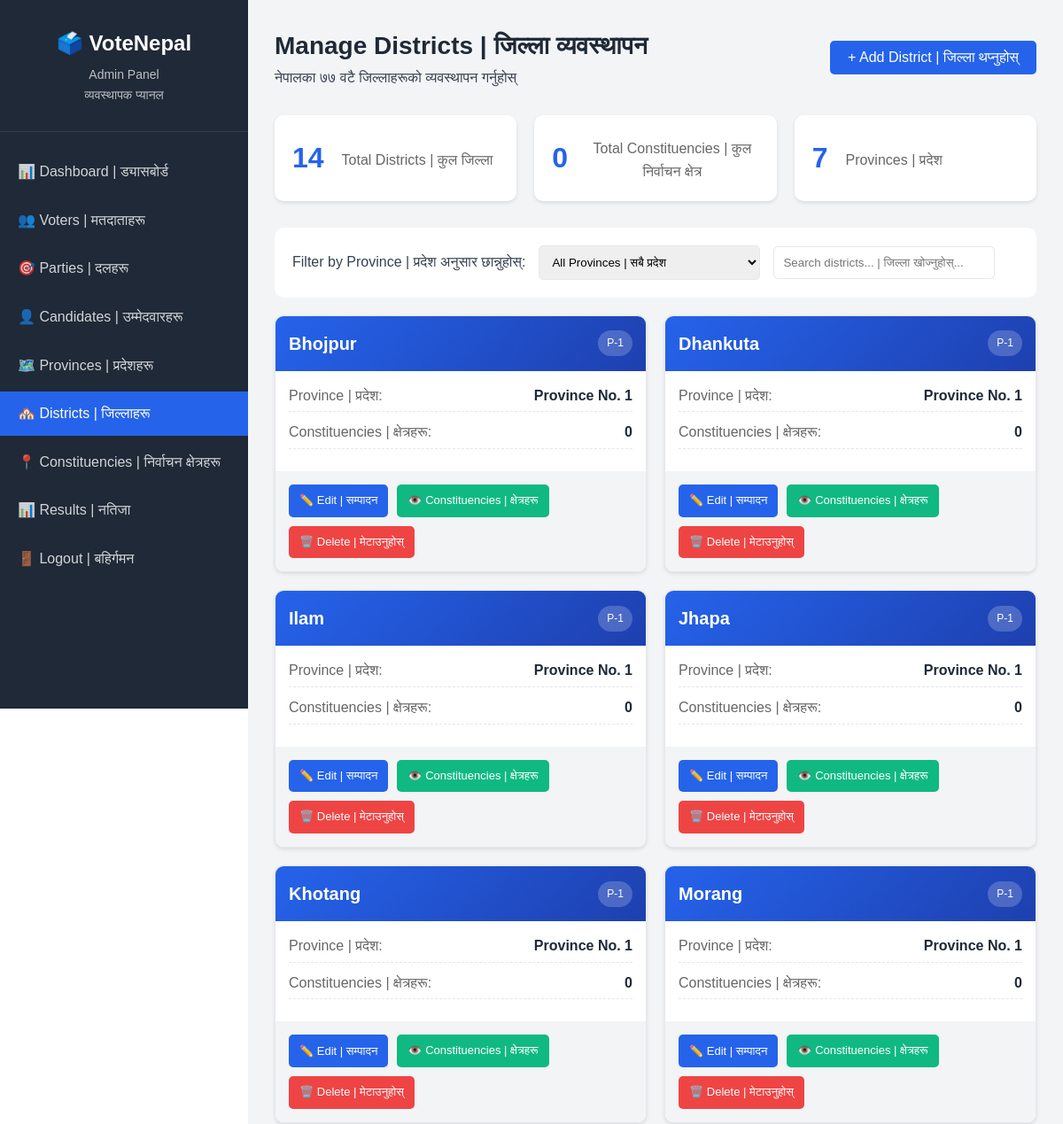
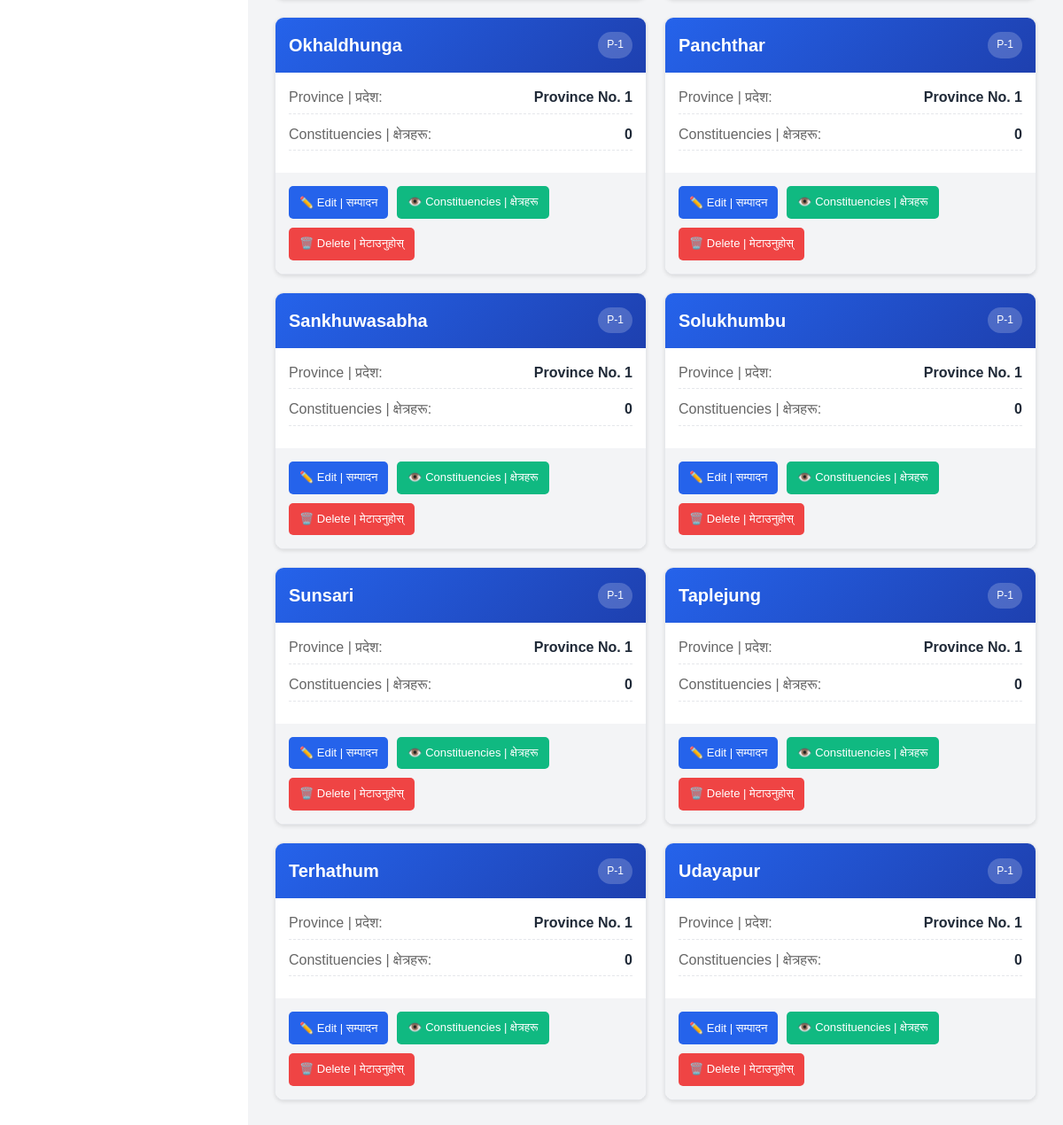
The page /admin/manage_districts.php (signed in) on the database its author committed (2 pictures, top to bottom).
### tables this page shows
CREATE TABLE districts (
    id INT PRIMARY KEY AUTO_INCREMENT,
    province_id INT,
    name VARCHAR(100) NOT NULL,
    FOREIGN KEY (province_id) REFERENCES provinces(id) ON DELETE CASCADE,
    created_at TIMESTAMP DEFAULT CURRENT_TIMESTAMP
);

CREATE TABLE provinces (
    id INT PRIMARY KEY AUTO_INCREMENT,
    name VARCHAR(100) NOT NULL,
    created_at TIMESTAMP DEFAULT CURRENT_TIMESTAMP
);

### admin/manage_districts.php (the view, shortened to what this page needs)
<?php
$db = Database::getInstance()->getConnection();
$filter_province = isset($_GET['province_id']) ? intval($_GET['province_id']) : 0;
$query = "SELECT d.*, p.name as province_name, p.id as province_id,
          (SELECT COUNT(*) FROM constituencies WHERE district_id = d.id) as constituency_count
          FROM districts d
          JOIN provinces p ON d.province_id = p.id";
$query .= " ORDER BY p.id, d.name";
$districts = $db->query($query);
?>
<!DOCTYPE html>
<html lang="en">
<head>
    <link rel="stylesheet" href="../assets/css/style.css">
    <link rel="stylesheet" href="../assets/css/admin.css">
</head>
<body>
    <div class="admin-container">
        <div class="admin-sidebar">
            <div class="sidebar-header">
                <h2>🗳️ VoteNepal</h2>
                <p>Admin Panel</p>
                <p class="nepali-text">व्यवस्थापक प्यानल</p>
            </div>
            <ul class="sidebar-menu">
                <li><a href="dashboard.php">📊 Dashboard | ड्यासबोर्ड</a></li>
                <li><a href="manage_voters.php">👥 Voters | मतदाताहरू</a></li>
                <li><a href="manage_parties.php">🎯 Parties | दलहरू</a></li>
                <li><a href="manage_candidates.php">👤 Candidates | उम्मेदवारहरू</a></li>
                <li><a href="manage_provinces.php">🗺️ Provinces | प्रदेशहरू</a></li>
                <li class="active"><a href="manage_districts.php">🏘️ Districts | जिल्लाहरू</a></li>
                <li><a href="manage_constituencies.php">📍 Constituencies | निर्वाचन क्षेत्रहरू</a></li>
                <li><a href="view_results.php">📊 Results | नतिजा</a></li>
                <li><a href="logout.php">🚪 Logout | बहिर्गमन</a></li>
            </ul>
        </div>
        <div class="admin-content">
            <div class="content-header">
                <div>
                    <h1>Manage Districts | जिल्ला व्यवस्थापन</h1>
                    <p>नेपालका ७७ वटै जिल्लाहरूको व्यवस्थापन गर्नुहोस्</p>
                </div>
                <button class="btn btn-primary" onclick="showAddModal()">
                    + Add District | जिल्ला थप्नुहोस्
                </button>
            </div>
            <?php
            $total_districts = $db->query("SELECT COUNT(*) as total FROM districts")->fetch_assoc()['total'];
            $total_constituencies = $db->query("SELECT COUNT(*) as total FROM constituencies")->fetch_assoc()['total'];
            ?>
            <div class="stats-cards">
                <div class="stat-card">
                    <div class="stat-number"><?php echo $total_districts; ?></div>
                    <div class="stat-label">Total Districts | कुल जिल्ला</div>
                </div>
                <div class="stat-card">
                    <div class="stat-number"><?php echo $total_constituencies; ?></div>
                    <div class="stat-label">Total Constituencies | कुल निर्वाचन क्षेत्र</div>
                </div>
                <div class="stat-card">
                    <div class="stat-number">7</div>
                    <div class="stat-label">Provinces | प्रदेश</div>
                </div>
            </div>
            <div class="filter-bar">
                <label for="provinceFilter">Filter by Province | प्रदेश अनुसार छान्नुहोस्:</label>
                <select id="provinceFilter" class="filter-select" onchange="filterByProvince()">
                    <option value="">All Provinces | सबै प्रदेश</option>
                </select>
                <input type="text" id="searchInput" class="filter-select"
                       placeholder="Search districts... | जिल्ला खोज्नुहोस्...">
            </div>
            <div class="districts-grid" id="districtsGrid">
                <?php while($district = $districts->fetch_assoc()): ?>
                <div class="district-card" data-province="<?php echo $district['province_id']; ?>"
                     data-name="<?php echo strtolower($district['name']); ?>">
                    <div class="district-header">
                        <div>
                            <div class="district-name"><?php echo htmlspecialchars($district['name']); ?></div>
                        </div>
                        <span class="province-badge">P-<?php echo $district['province_id']; ?></span>
                    </div>
                    <div class="district-body">
                        <div class="info-row">
                            <span class="info-label">Province | प्रदेश:</span>
                            <span class="info-value"><?php echo htmlspecialchars($district['province_name']); ?></span>
                        </div>
                        <div class="info-row">
                            <span class="info-label">Constituencies | क्षेत्रहरू:</span>
                            <span class="info-value"><?php echo $district['constituency_count']; ?></span>
                        </div>
                    </div>
                    <div class="district-footer">
                        <button class="btn-icon btn-edit" onclick='editDistrict(<?php echo json_encode($district); ?>)'>
                            ✏️ Edit | सम्पादन
                        </button>
                        <a href="manage_constituencies.php?district_id=<?php echo $district['id']; ?>"
                           class="btn-icon btn-view">
                            👁️ Constituencies | क्षेत्रहरू
                        </a>
                        <a href="?delete=<?php echo $district['id']; ?><?php echo $filter_province ? '&province_id=' . $filter_province : ''; ?>"
                           class="btn-icon btn-delete"
                           onclick="return confirm('के तपाईं यो जिल्ला मेटाउन चाहनुहुन्छ? \nAre you sure you want to delete this district?')">
                            🗑️ Delete | मेटाउनुहोस्
                        </a>
                    </div>
                </div>
                <?php endwhile; ?>
            </div>
        </div>
    </div>
</body>
</html>

### assets/css/style.css (style rules this page uses)
* { margin: 0; padding: 0; box-sizing: border-box; }
:root { --primary-color: #2563eb; --secondary-color: #1e40af; --success-color: #10b981; --danger-color: #ef4444; --warning-color: #f59e0b; --dark-color: #1f2937; --light-color: #f3f4f6; --text-color: #374151; --border-color: #e5e7eb; }
body { font-family: 'Poppins', sans-serif; line-height: 1.6; color: var(--text-color); }
.btn { display: inline-block; padding: 10px 20px; border-radius: 5px; text-decoration: none; font-weight: 500; transition: all 0.3s; border: none; cursor: pointer; font-size: 16px; }
.btn-primary { background: var(--primary-color); color: white; }
.stat-card { background: rgba(255, 255, 255, 0.1); backdrop-filter: blur(10px); padding: 30px; border-radius: 10px; text-align: center; }

### assets/css/admin.css (style rules this page uses)
.admin-container { display: flex; min-height: 100vh; }
.admin-sidebar { width: 280px; background: var(--dark-color); color: white; display: flex; flex-direction: column; position: fixed; height: 100vh; overflow-y: auto; }
.sidebar-header { padding: 30px 20px; text-align: center; border-bottom: 1px solid rgba(255, 255, 255, 0.1); }
.sidebar-header h2 { font-size: 24px; margin-bottom: 5px; }
.sidebar-header p { font-size: 14px; opacity: 0.7; }
.sidebar-menu { list-style: none; padding: 20px 0; flex: 1; }
.sidebar-menu li { margin-bottom: 5px; }
.sidebar-menu a { display: block; padding: 12px 20px; color: rgba(255, 255, 255, 0.8); text-decoration: none; transition: all 0.3s; }
.sidebar-menu li.active a { background: var(--primary-color); color: white; }
.admin-content { flex: 1; margin-left: 280px; padding: 30px; background: var(--light-color); }
.content-header { display: flex; justify-content: space-between; align-items: center; margin-bottom: 30px; }
.content-header h1 { font-size: 28px; color: var(--dark-color); }
.stat-card { background: white; border-radius: 10px; padding: 25px; display: flex; align-items: center; gap: 20px; box-shadow: 0 2px 4px rgba(0, 0, 0, 0.1); }

### admin/manage_districts.php (style rules this page uses)
.districts-grid { display: grid; grid-template-columns: repeat(auto-fill, minmax(350px, 1fr)); gap: 20px; margin-top: 20px; }
.district-card { background: white; border-radius: 10px; overflow: hidden; box-shadow: 0 2px 4px rgba(0,0,0,0.1); transition: transform 0.3s; border: 1px solid var(--border-color); }
.district-header { background: linear-gradient(135deg, var(--primary-color), var(--secondary-color)); color: white; padding: 15px; display: flex; justify-content: space-between; align-items: center; }
.district-name { font-size: 20px; font-weight: 600; }
.province-badge { background: rgba(255,255,255,0.2); padding: 5px 10px; border-radius: 15px; font-size: 12px; }
.district-body { padding: 15px; }
.info-row { display: flex; justify-content: space-between; margin-bottom: 10px; padding-bottom: 5px; border-bottom: 1px dashed var(--border-color); }
.info-label { color: #666; font-weight: 500; }
.info-value { font-weight: 600; color: var(--dark-color); }
.district-footer { background: var(--light-color); padding: 15px; display: flex; gap: 10px; flex-wrap: wrap; }
.btn-icon { padding: 8px 12px; border: none; border-radius: 5px; cursor: pointer; font-size: 13px; display: inline-flex; align-items: center; gap: 5px; text-decoration: none; }
.btn-edit { background: var(--primary-color); color: white; }
.btn-delete { background: var(--danger-color); color: white; }
.btn-view { background: var(--success-color); color: white; }
.filter-bar { background: white; padding: 20px; border-radius: 10px; margin-bottom: 20px; display: flex; gap: 15px; align-items: center; flex-wrap: wrap; }
.filter-select { padding: 10px; border: 1px solid var(--border-color); border-radius: 5px; min-width: 250px; }
.stats-cards { display: grid; grid-template-columns: repeat(auto-fit, minmax(200px, 1fr)); gap: 20px; margin-bottom: 30px; }
.stat-card { background: white; padding: 20px; border-radius: 10px; text-align: center; box-shadow: 0 2px 4px rgba(0,0,0,0.1); }
.stat-number { font-size: 32px; font-weight: bold; color: var(--primary-color); }
.stat-label { color: #666; margin-top: 5px; }
.nepali-text { font-family: 'Nepali', 'Preeti', sans-serif; }

### rows shown on the page
districts: name "Bhojpur", province "1", province.name "Province No. 1", constituency_count "0"
districts: name "Dhankuta", province "1", province.name "Province No. 1", constituency_count "0"
districts: name "Ilam", province "1", province.name "Province No. 1", constituency_count "0"
districts: name "Jhapa", province "1", province.name "Province No. 1", constituency_count "0"
districts: name "Khotang", province "1", province.name "Province No. 1", constituency_count "0"
districts: name "Morang", province "1", province.name "Province No. 1", constituency_count "0"
districts: name "Okhaldhunga", province "1", province.name "Province No. 1", constituency_count "0"
districts: name "Panchthar", province "1", province.name "Province No. 1", constituency_count "0"
districts: name "Sankhuwasabha", province "1", province.name "Province No. 1", constituency_count "0"
districts: name "Solukhumbu", province "1", province.name "Province No. 1", constituency_count "0"
districts: name "Sunsari", province "1", province.name "Province No. 1", constituency_count "0"
districts: name "Taplejung", province "1", province.name "Province No. 1", constituency_count "0"
districts: name "Terhathum", province "1", province.name "Province No. 1", constituency_count "0"
districts: name "Udayapur", province "1", province.name "Province No. 1", constituency_count "0"

### other values the page prints
$total_districts "14"
$total_constituencies "0"
